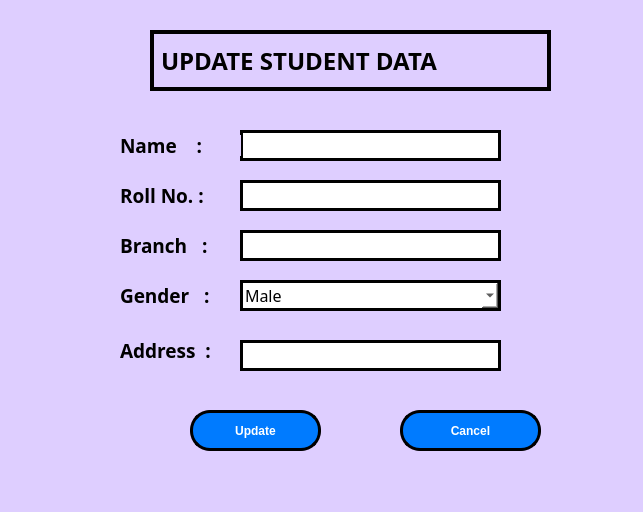
<?xml version="1.0" encoding="UTF-8"?>
<ui version="4.0">
 <class>UpateStudentDialog</class>
 <widget class="QDialog" name="UpateStudentDialog">
  <property name="geometry">
   <rect>
    <x>0</x>
    <y>0</y>
    <width>643</width>
    <height>512</height>
   </rect>
  </property>
  <property name="windowTitle">
   <string>Update Student Page</string>
  </property>
  <property name="windowIcon">
   <iconset resource="resource.qrc">
    <normaloff>:/img/pic/1.png</normaloff>:/img/pic/1.png</iconset>
  </property>
  <property name="styleSheet">
   <string notr="true">
background-color: rgb(222, 206, 255);</string>
  </property>
  <widget class="QLabel" name="label_6">
   <property name="geometry">
    <rect>
     <x>150</x>
     <y>30</y>
     <width>401</width>
     <height>61</height>
    </rect>
   </property>
   <property name="font">
    <font>
     <family>Bell MT</family>
     <pointsize>18</pointsize>
     <bold>true</bold>
    </font>
   </property>
   <property name="styleSheet">
    <string notr="true">BORDER:4px solid black;</string>
   </property>
   <property name="text">
    <string>UPDATE STUDENT DATA</string>
   </property>
  </widget>
  <widget class="QComboBox" name="gendercomboBox">
   <property name="geometry">
    <rect>
     <x>240</x>
     <y>280</y>
     <width>261</width>
     <height>31</height>
    </rect>
   </property>
   <property name="font">
    <font>
     <family>Bell MT</family>
     <pointsize>12</pointsize>
    </font>
   </property>
   <property name="styleSheet">
    <string notr="true">border: 3px solid black;
background-color: rgb(255, 255, 255);
</string>
   </property>
   <item>
    <property name="text">
     <string>Male</string>
    </property>
   </item>
   <item>
    <property name="text">
     <string>Female</string>
    </property>
   </item>
   <item>
    <property name="text">
     <string>Other</string>
    </property>
   </item>
  </widget>
  <widget class="QLineEdit" name="branchlineEdit">
   <property name="geometry">
    <rect>
     <x>240</x>
     <y>230</y>
     <width>261</width>
     <height>31</height>
    </rect>
   </property>
   <property name="font">
    <font>
     <family>Bell MT</family>
     <pointsize>12</pointsize>
    </font>
   </property>
   <property name="styleSheet">
    <string notr="true">border: 3px solid black;
background-color: rgb(255, 255, 255);

</string>
   </property>
   <property name="text">
    <string/>
   </property>
  </widget>
  <widget class="QLineEdit" name="namelineEdit">
   <property name="geometry">
    <rect>
     <x>240</x>
     <y>130</y>
     <width>261</width>
     <height>31</height>
    </rect>
   </property>
   <property name="font">
    <font>
     <family>Bell MT</family>
     <pointsize>12</pointsize>
    </font>
   </property>
   <property name="styleSheet">
    <string notr="true">border: 3px solid black;
background-color: rgb(255, 255, 255);
</string>
   </property>
   <property name="text">
    <string/>
   </property>
  </widget>
  <widget class="QLabel" name="label_3">
   <property name="geometry">
    <rect>
     <x>120</x>
     <y>235</y>
     <width>101</width>
     <height>20</height>
    </rect>
   </property>
   <property name="font">
    <font>
     <family>Bell MT</family>
     <pointsize>14</pointsize>
     <bold>true</bold>
    </font>
   </property>
   <property name="text">
    <string>Branch   :</string>
   </property>
  </widget>
  <widget class="QLineEdit" name="addresslineEdit">
   <property name="geometry">
    <rect>
     <x>240</x>
     <y>340</y>
     <width>261</width>
     <height>31</height>
    </rect>
   </property>
   <property name="font">
    <font>
     <family>Bell MT</family>
     <pointsize>12</pointsize>
    </font>
   </property>
   <property name="styleSheet">
    <string notr="true">border: 3px solid black;
background-color: rgb(255, 255, 255);
</string>
   </property>
   <property name="text">
    <string/>
   </property>
  </widget>
  <widget class="QLabel" name="label_2">
   <property name="geometry">
    <rect>
     <x>120</x>
     <y>185</y>
     <width>101</width>
     <height>20</height>
    </rect>
   </property>
   <property name="font">
    <font>
     <family>Bell MT</family>
     <pointsize>14</pointsize>
     <bold>true</bold>
    </font>
   </property>
   <property name="text">
    <string>Roll No. :</string>
   </property>
  </widget>
  <widget class="QPushButton" name="btnUpdateStudent">
   <property name="geometry">
    <rect>
     <x>190</x>
     <y>410</y>
     <width>131</width>
     <height>41</height>
    </rect>
   </property>
   <property name="styleSheet">
    <string notr="true">QPushButton {
    background-color: #007bff;     /* Blue background */
    color: white;                  /* White text */
    padding: 8px 16px;             /* Inner spacing */
    font-weight: bold;
border-radius: 20px ;
border: 3px solid black;
 }
QPushButton:hover {
    background-color: #0056b3;     /* Darker blue on hover */
}

QPushButton:pressed {
    background-color: #003d80;     /* Even darker on press */
}</string>
   </property>
   <property name="text">
    <string>Update</string>
   </property>
  </widget>
  <widget class="QLineEdit" name="rolllineEdit">
   <property name="geometry">
    <rect>
     <x>240</x>
     <y>180</y>
     <width>261</width>
     <height>31</height>
    </rect>
   </property>
   <property name="font">
    <font>
     <family>Bell MT</family>
     <pointsize>12</pointsize>
    </font>
   </property>
   <property name="styleSheet">
    <string notr="true">border: 3px solid black;
background-color: rgb(255, 255, 255);
</string>
   </property>
   <property name="text">
    <string/>
   </property>
  </widget>
  <widget class="QLabel" name="label">
   <property name="geometry">
    <rect>
     <x>120</x>
     <y>135</y>
     <width>121</width>
     <height>21</height>
    </rect>
   </property>
   <property name="font">
    <font>
     <family>Bell MT</family>
     <pointsize>14</pointsize>
     <bold>true</bold>
    </font>
   </property>
   <property name="text">
    <string>Name    :</string>
   </property>
  </widget>
  <widget class="QLabel" name="label_5">
   <property name="geometry">
    <rect>
     <x>120</x>
     <y>340</y>
     <width>111</width>
     <height>21</height>
    </rect>
   </property>
   <property name="font">
    <font>
     <family>Bell MT</family>
     <pointsize>14</pointsize>
     <bold>true</bold>
    </font>
   </property>
   <property name="text">
    <string>Address  :</string>
   </property>
  </widget>
  <widget class="QLabel" name="label_4">
   <property name="geometry">
    <rect>
     <x>120</x>
     <y>285</y>
     <width>111</width>
     <height>20</height>
    </rect>
   </property>
   <property name="font">
    <font>
     <family>Bell MT</family>
     <pointsize>14</pointsize>
     <bold>true</bold>
    </font>
   </property>
   <property name="text">
    <string>Gender   :</string>
   </property>
  </widget>
  <widget class="QPushButton" name="btnCancel">
   <property name="geometry">
    <rect>
     <x>400</x>
     <y>410</y>
     <width>141</width>
     <height>41</height>
    </rect>
   </property>
   <property name="styleSheet">
    <string notr="true">QPushButton {
    background-color: #007bff;     /* Blue background */
    color: white;                  /* White text */
    padding: 8px 16px;             /* Inner spacing */
    font-weight: bold;
border-radius: 20px ;
border: 3px solid black;
 }
QPushButton:hover {
    background-color: #0056b3;     /* Darker blue on hover */
}

QPushButton:pressed {
    background-color: #003d80;     /* Even darker on press */
}</string>
   </property>
   <property name="text">
    <string>Cancel</string>
   </property>
  </widget>
  <widget class="QLabel" name="label_7">
   <property name="geometry">
    <rect>
     <x>70</x>
     <y>20</y>
     <width>71</width>
     <height>71</height>
    </rect>
   </property>
   <property name="styleSheet">
    <string notr="true">
image: url(:/img/pic/update2.png);</string>
   </property>
   <property name="text">
    <string/>
   </property>
  </widget>
 </widget>
 <resources>
  <include location="resource.qrc"/>
 </resources>
 <connections/>
</ui>
